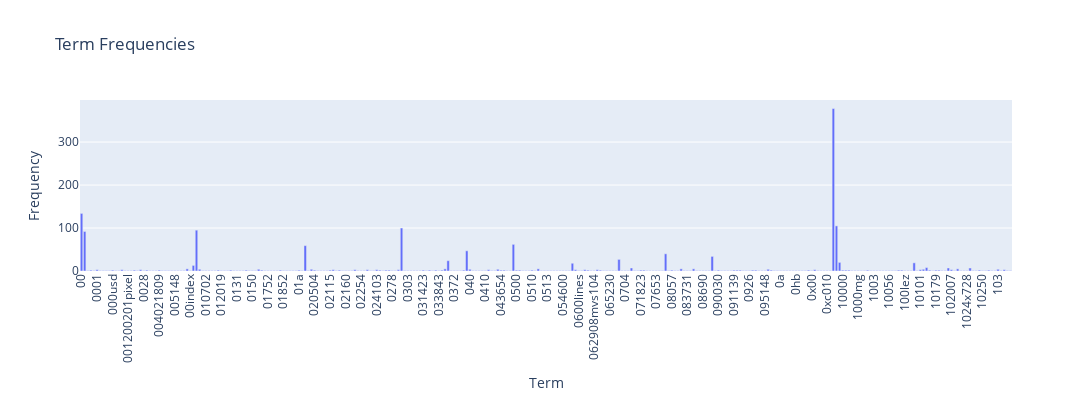

Notebook source saved alongside this figure:
### Markdown cell above
### **>>> Exercise 12 (take home):**

### Code cell
import plotly.express as px

term_frequencies = []
term_frequencies = np.asarray(X_counts.sum(axis=0))[0]
term_frequencies[0]

# Create a DataFrame to store terms and their frequencies
df = pd.DataFrame({
    'Term': count_vect.get_feature_names_out()[:300],
    'Frequency': term_frequencies[:300]
})

# Create a bar chart using Plotly Express
fig = px.bar(df, x='Term', y='Frequency', title='Term Frequencies')

# Set x-axis label rotation
fig.update_layout(xaxis_tickangle=-90, width=1200, height=400)

# Display the interactive chart
fig.show()

### Figure 1 — Plotly figure (JSON) as saved in the notebook; plotly's stock layout.template omitted (floating-point values rounded to 4 significant figures; data arrays with more than 128 entries replaced by an {"elided": "..."} marker saying what was removed)
{"data": [{"alignmentgroup": "True", "hovertemplate": "Term=%{x}<br>Frequency=%{y}<extra></extra>", "legendgroup": "", "marker": {"color": "#636efa", "pattern": {"shape": ""}}, "name": "", "offsetgroup": "", "orientation": "v", "showlegend": false, "textposition": "auto", "type": "bar", "x": {"elided": "300 str values"}, "xaxis": "x", "y": {"elided": "300 int values"}, "yaxis": "y"}], "layout": {"barmode": "relative", "height": 400, "legend": {"tracegroupgap": 0}, "title": {"text": "Term Frequencies"}, "width": 1200, "xaxis": {"anchor": "y", "autorange": true, "domain": [0, 1], "range": [-0.5, 299.5], "tickangle": -90, "title": {"text": "Term"}, "type": "category"}, "yaxis": {"anchor": "x", "autorange": true, "domain": [0, 1], "range": [0, 397.9], "title": {"text": "Frequency"}, "type": "linear"}}}
